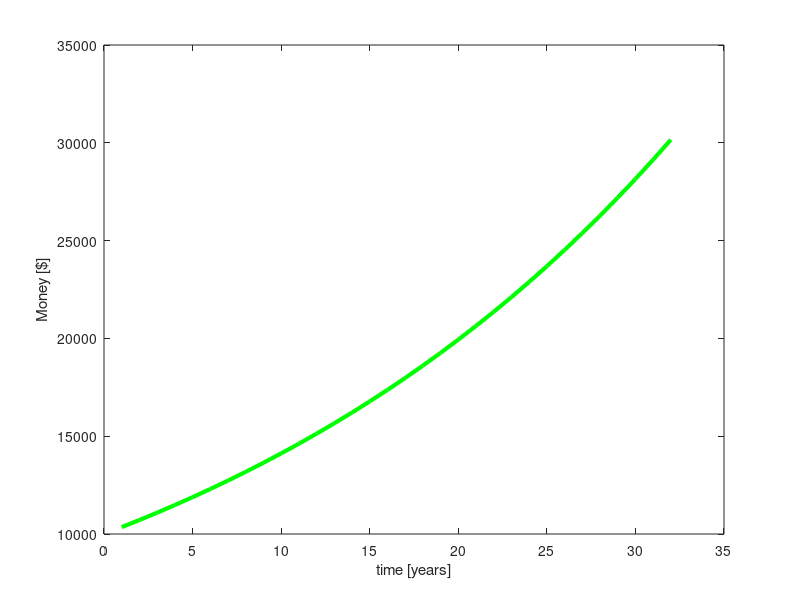

Recreate this plot in MATLAB.
%-------------------------------------------------------------------------%
%   __  __    _  _____ _        _    ____    _  _      ____    _ ____     %
%  |  \/  |  / \|_   _| |      / \  | __ )  | || |    / ___|__| |  _ \    %
%  | |\/| | / _ \ | | | |     / _ \ |  _ \  | || |_  | |   / _` | |_) |   %
%  | |  | |/ ___ \| | | |___ / ___ \| |_) | |__   _| | |__| (_| |  __/    %
%  |_|  |_/_/   \_\_| |_____/_/   \_\____/     |_|    \____\__,_|_|       %
%                                                                         %
%-------------------------------------------------------------------------%
%                                                                         %
%   Author: Marco Mehl <marco.mehl@polimi.it>                             %
%           Timoteo Dinelli <timoteo.dinelli@polimi.it>                   %
%   CRECK Modeling Group <http://creckmodeling.chem.polimi.it>            %
%   Department of Chemistry, Materials and Chemical Engineering           %
%   Politecnico di Milano                                                 %
%   P.zza Leonardo da Vinci 32, 20133 Milano                              %
%                                                                         %
% ----------------------------------------------------------------------- %

% inizializzo le variabili totale (capitale_iniziale e anno 0)
totale=10000;
year=0;

% fino a che totale è minore di 30000
while totale<30000
    % aggiungo 1 anno
    year=year+1;
    % aggiorno il valore del totale aggiungendo l'interesse
    totale=totale*1.0351;
    % e salvo in due vettori alla posizione i-esima con i pari all'anno
    x(year)=year; % il numero dell'anno
    y(year)=totale; % e il corrispondente capitale maturato
end

%% Plots

plot(x,y, 'LineWidth', 3, 'Color', 'green')
xlabel('time [years]')
ylabel('Money [$]')